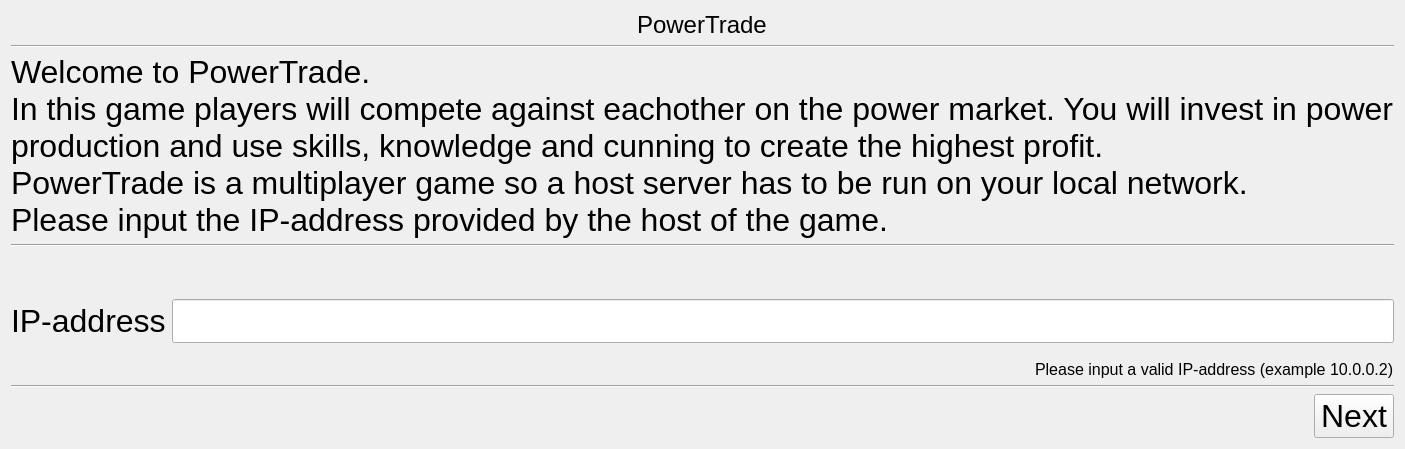
      <widget class="QWidget" name="page_connect">
       <layout class="QVBoxLayout" name="verticalLayout_7">
        <item alignment="Qt::AlignHCenter|Qt::AlignTop">
         <widget class="QLabel" name="connect_logo">
          <property name="sizePolicy">
           <sizepolicy hsizetype="Minimum" vsizetype="Minimum">
            <horstretch>0</horstretch>
            <verstretch>0</verstretch>
           </sizepolicy>
          </property>
          <property name="maximumSize">
           <size>
            <width>16777215</width>
            <height>50</height>
           </size>
          </property>
          <property name="font">
           <font>
            <pointsize>18</pointsize>
           </font>
          </property>
          <property name="text">
           <string>PowerTrade</string>
          </property>
         </widget>
        </item>
        <item>
         <widget class="Line" name="line_4">
          <property name="orientation">
           <enum>Qt::Horizontal</enum>
          </property>
         </widget>
        </item>
        <item>
         <widget class="QLabel" name="label">
          <property name="font">
           <font>
            <pointsize>24</pointsize>
           </font>
          </property>
          <property name="text">
           <string>Welcome to PowerTrade.
In this game players will compete against eachother on the power market. You will invest in power production and use skills, knowledge and cunning to create the highest profit.
PowerTrade is a multiplayer game so a host server has to be run on your local network.
Please input the IP-address provided by the host of the game. </string>
          </property>
          <property name="wordWrap">
           <bool>true</bool>
          </property>
         </widget>
        </item>
        <item>
         <widget class="Line" name="line_5">
          <property name="orientation">
           <enum>Qt::Horizontal</enum>
          </property>
         </widget>
        </item>
        <item>
         <layout class="QFormLayout" name="formLayout_2">
          <item row="0" column="1">
           <spacer name="verticalSpacer_2">
            <property name="orientation">
             <enum>Qt::Vertical</enum>
            </property>
            <property name="sizeHint" stdset="0">
             <size>
              <width>20</width>
              <height>40</height>
             </size>
            </property>
           </spacer>
          </item>
          <item row="1" column="0">
           <widget class="QLabel" name="ipAddressLabel">
            <property name="font">
             <font>
              <pointsize>24</pointsize>
             </font>
            </property>
            <property name="text">
             <string>IP-address</string>
            </property>
           </widget>
          </item>
          <item row="1" column="1">
           <widget class="QLineEdit" name="ipAddressLineEdit">
            <property name="font">
             <font>
              <pointsize>24</pointsize>
             </font>
            </property>
            <property name="toolTip">
             <string>Insert the IP address of the host</string>
            </property>
            <property name="clearButtonEnabled">
             <bool>true</bool>
            </property>
           </widget>
          </item>
         </layout>
        </item>
        <item>
         <layout class="QHBoxLayout" name="horizontalLayout_19">
          <property name="topMargin">
           <number>10</number>
          </property>
          <item>
           <spacer name="horizontalSpacer_16">
            <property name="orientation">
             <enum>Qt::Horizontal</enum>
            </property>
            <property name="sizeHint" stdset="0">
             <size>
              <width>40</width>
              <height>20</height>
             </size>
            </property>
           </spacer>
          </item>
          <item>
           <widget class="QLabel" name="connect_label_warning">
            <property name="font">
             <font>
              <pointsize>12</pointsize>
             </font>
            </property>
            <property name="text">
             <string>Please input a valid IP-address (example 10.0.0.2)</string>
            </property>
           </widget>
          </item>
         </layout>
        </item>
        <item>
         <widget class="Line" name="line_6">
          <property name="lineWidth">
           <number>1</number>
          </property>
          <property name="midLineWidth">
           <number>0</number>
          </property>
          <property name="orientation">
           <enum>Qt::Horizontal</enum>
          </property>
         </widget>
        </item>
        <item>
         <layout class="QHBoxLayout" name="horizontalLayout">
          <item>
           <spacer name="horizontalSpacer_2">
            <property name="orientation">
             <enum>Qt::Horizontal</enum>
            </property>
            <property name="sizeHint" stdset="0">
             <size>
              <width>40</width>
              <height>20</height>
             </size>
            </property>
           </spacer>
          </item>
          <item>
           <widget class="QPushButton" name="connect_next">
            <property name="font">
             <font>
              <pointsize>24</pointsize>
             </font>
            </property>
            <property name="text">
             <string>Next</string>
            </property>
            <property name="autoDefault">
             <bool>true</bool>
            </property>
           </widget>
          </item>
         </layout>
        </item>
       </layout>
      </widget>
